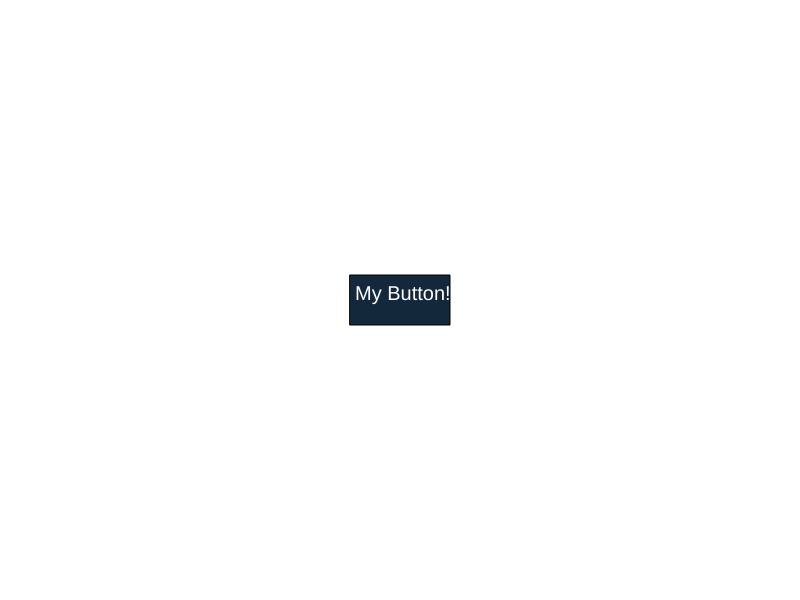
Frame 1 (no input)
Frame 60 (no input): identical to frame 1, image omitted
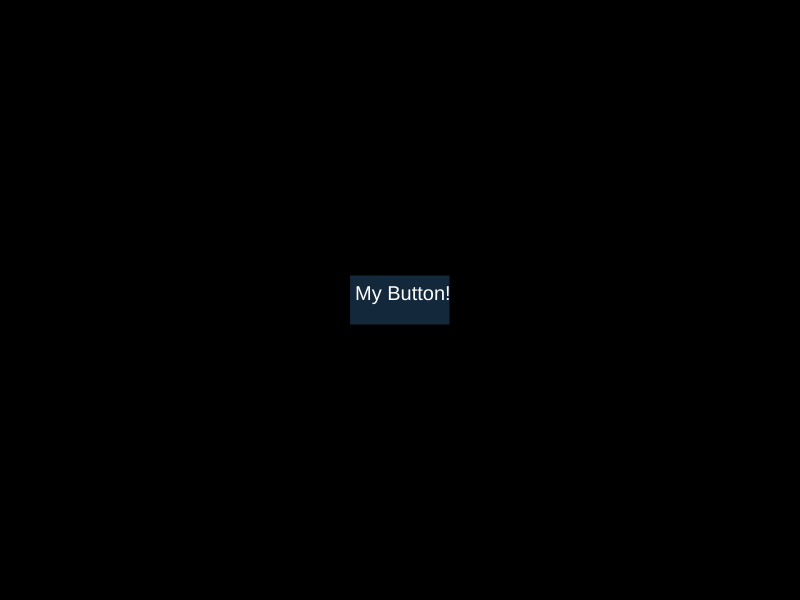
Frame 120 (the mouse pressed at the canvas centre since frame 60)

The p5.js sketch that drew these frames (run headless with seeded random() and noise() and a simulated clock; from frame 60 on, the mouse is pressed at the canvas centre):

// p5.js sketch
// ── sketch.js
button = {};


function setup() {

    createCanvas(800,600);
    background(255);


    button.x = width / 2;
    button.y = height / 2;
    button.width = 100;
    button.height = 50;
    button.color = color(20, 40, 60);
    button.text = "My Button!";

}

function draw() {
    background(255);

    if (mouseX >= button.x - button.width/2 && mouseX <= button.x + button.width/2 && mouseY >= button.y - button.height/2 && mouseY <= button.y + button.height/2) {
      background(0);
      }
    fill(button.color);
    rectMode(CENTER);
    rect(button.x,button.y,button.width,button.height);
    fill(255);
    textSize(20);
    text(button.text, button.x-45, button.y);

}
